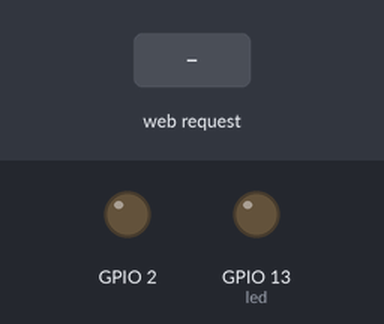
This sketch was run on a simulated ESP8266 (NodeMCU). Parts: output pins drawn as LEDs (lit = HIGH). The test bench sets the inputs (shaded band). WiFi joins after 1.5 s; servers stay silent unless stated; what the sketch prints to the serial monitor is not drawn.

Above: at 2.7 s.
2.8 s: HTTP request GET / received
At 3.7 s:
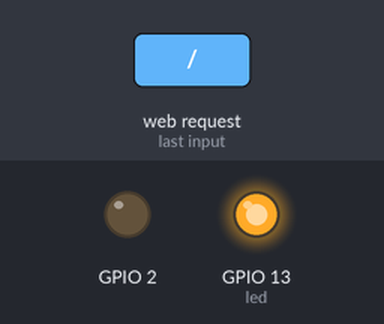
4.3 s: HTTP request GET /control.html received
5.8 s: HTTP request GET /control.html?led=1 received
Timing chart, 0 to 8.8 s (numbered marks = the images above; inputs shaded):
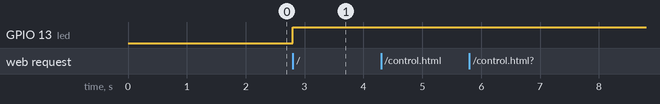

Measured:
- after the input at 2.8 s, GPIO 13 (led): LOW → HIGH at once
- after the input at 4.3 s, every drawn part: stays the same
- after the input at 5.8 s, every drawn part: stays the same

The sketch:

Server.ino
```cpp
// (licence header left out)
#include <ESP8266WiFi.h>
#include <WiFiClient.h>
#include <ESP8266WebServer.h>
#include <ESP8266mDNS.h>

const char *ssid = "KV";
const char *password = "hksi6088";

ESP8266WebServer server ( 80 );

const int led = 13;

void handleRoot() {
	digitalWrite ( led, 1 );
	char temp[400];
	int sec = millis() / 1000;
	int min = sec / 60;
	int hr = min / 60;

	snprintf ( temp, 400,
//<meta http-equiv='refresh' content='1'/>
"<html>\
  <head>\
    <title>ESP8266 Demo</title>\
    <style>\
      body { background-color: #cccccc; font-family: Arial, Helvetica, Sans-Serif; Color: #000088; }\
    </style>\
    <script src=\"//ajax.googleapis.com/ajax/libs/jquery/3.1.0/jquery.min.js\"></script>\
    <script>\
    var img = $(\"<img />\").attr('src', '/test.svg')\
    .on('load', function() {\
            $(\"#something\").append(img);\
    });\
    </script>\
  </head>\
  <body>\
    <h1>Hello from ESP8266!</h1>\
    <p>Uptime: %02d:%02d:%02d</p>\
    <img id = \"something\" src=\"/test.svg\" />\
  </body>\
</html>",

		hr, min % 60, sec % 60
	);
	server.send ( 200, "text/html", temp );
	//digitalWrite ( led, 0 );
}

void handleNotFound() {
	//digitalWrite ( led, 1 );
	String message = "File Not Found\n\n";
	message += "URI: ";
	message += server.uri();
	message += "\nMethod: ";
	message += ( server.method() == HTTP_GET ) ? "GET" : "POST";
	message += "\nArguments: ";
	message += server.args();
	message += "\n";

	for ( uint8_t i = 0; i < server.args(); i++ ) {
		message += " " + server.argName ( i ) + ": " + server.arg ( i ) + "\n";
	}

	server.send ( 404, "text/plain", message );
	//digitalWrite ( led, 0 );
}

void setup ( void ) {
	pinMode ( led, OUTPUT );
  pinMode(LED_BUILTIN, OUTPUT);     // Initialize the LED_BUILTIN pin as an output
	digitalWrite ( led, 0 );
	Serial.begin ( 115200 );
	WiFi.begin ( ssid, password );
	Serial.println ( "" );

	// Wait for connection
	while ( WiFi.status() != WL_CONNECTED ) {
		delay ( 500 );
		Serial.print ( "." );
	}

	Serial.println ( "" );
	Serial.print ( "Connected to " );
	Serial.println ( ssid );
	Serial.print ( "IP address: " );
	Serial.println ( WiFi.localIP() );

	if ( MDNS.begin ( "esp8266" ) ) {
		Serial.println ( "MDNS responder started" );
	}

	server.on ( "/", handleRoot );
	server.on ( "/test.svg", drawGraph );//Get graph SVG
  server.on ( "/getValue.html", GetCurrentValue );
  server.on ( "/control.html", ControlPage );
	server.on ( "/inline", []() {
		server.send ( 200, "text/plain", "this works as well" );
	} );
	server.onNotFound ( handleNotFound );
	server.begin();
	Serial.println ( "HTTP server started" );
}

int Sig[380] = {0};
int curr_pos = 0;
int deley_iter = 0;
int A0_a;
void loop ( void )
{
	  server.handleClient();

    /*
    deley_iter = 0;
    A0_a = analogRead(A0);

    for(int i = 0; i <= 378; i++)
    {
      Sig[i] = Sig[i+1];
    }
    Sig[379] = A0_a*0.2;

    delay(100);

    //digitalWrite ( led, 0 );
    */
}

void GetCurrentValue()
{

  int Curr_A0 = analogRead(A0);
  String out = String(Curr_A0, DEC);

  out += Curr_A0;
  server.send ( 200, "text/html", out);

}

void ControlPage()
{
  String out = "";
  char temp[100];
  out +=
"<html>\
  <head>\
    <title>ESP8266 Demo</title>\
    <style>\
      body { background-color: #cccccc; font-family: Arial, Helvetica, Sans-Serif; Color: #000088; }\
    </style>\
  </head>\
  <body>\
    <a href=\"/control.html?led=1\">Включить диод</a><br>\
    <a href=\"/control.html?led=0\">Выключить сраный диод</a>\
  </body>\
</html>";
  server.send ( 200, "text/html", out);

  if(server.arg("led") == "1" )
  {
    Serial.println ( "Led ON" );
    Serial.println ( analogRead(0) );//Read data from A0 pin end send to Serial port
  }
  else
  {

    Serial.println ( "Led OFF" );
  }


}

void drawGraph() {
  //digitalWrite ( led, 0 );
	String out = "";
	char temp[100];
	out += "<svg xmlns=\"http://www.w3.org/2000/svg\" version=\"1.1\" width=\"400\" height=\"150\">\n";
 	out += "<rect width=\"400\" height=\"150\" fill=\"rgb(250, 230, 210)\" stroke-width=\"1\" stroke=\"rgb(0, 0, 0)\" />\n";
 	out += "<g stroke=\"black\">\n";
   /*
 	int y = analogRead(0);
 	for (int x = 10; x < 390; x+= 10) {
 		int y2 = analogRead(0);
 		sprintf(temp, "<line x1=\"%d\" y1=\"%d\" x2=\"%d\" y2=\"%d\" stroke-width=\"1\" />\n", x, 140 - y, x + 10, 140 - y2);
 		*/

  int y = Sig[0];
  for (int x = 0; x < 380; x++) {
    int y2 = Sig[x];
    sprintf(temp, "<line x1=\"%d\" y1=\"%d\" x2=\"%d\" y2=\"%d\" stroke-width=\"1\" />\n", x+10, 140 - y, x + 1+10, 140 - y2);

 		out += temp;
 		y = y2;
 	}
	out += "</g>\n</svg>\n";
	server.send ( 200, "image/svg+xml", out);
}
```
